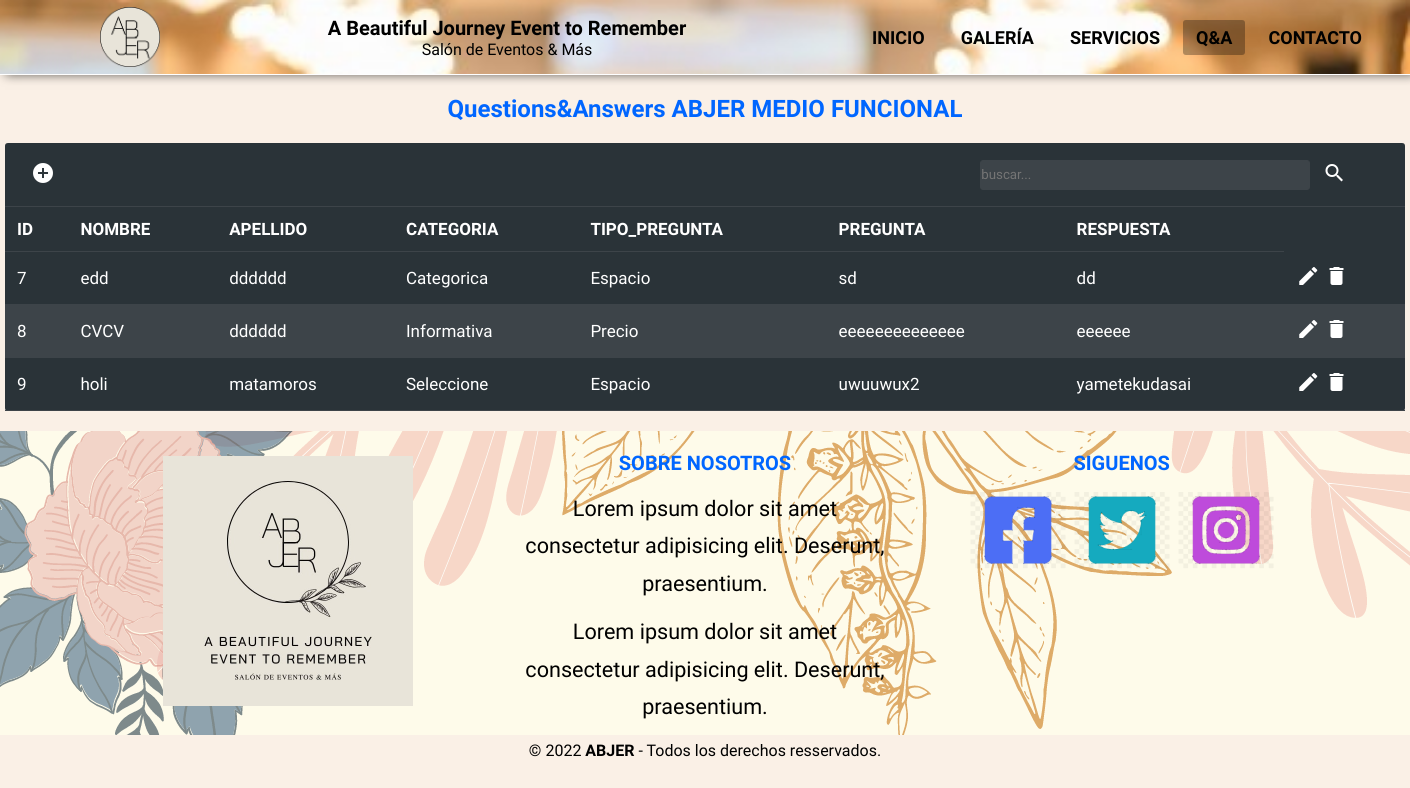
Page /index.php?c=qa&a=index&p=qa on the earlier database version.
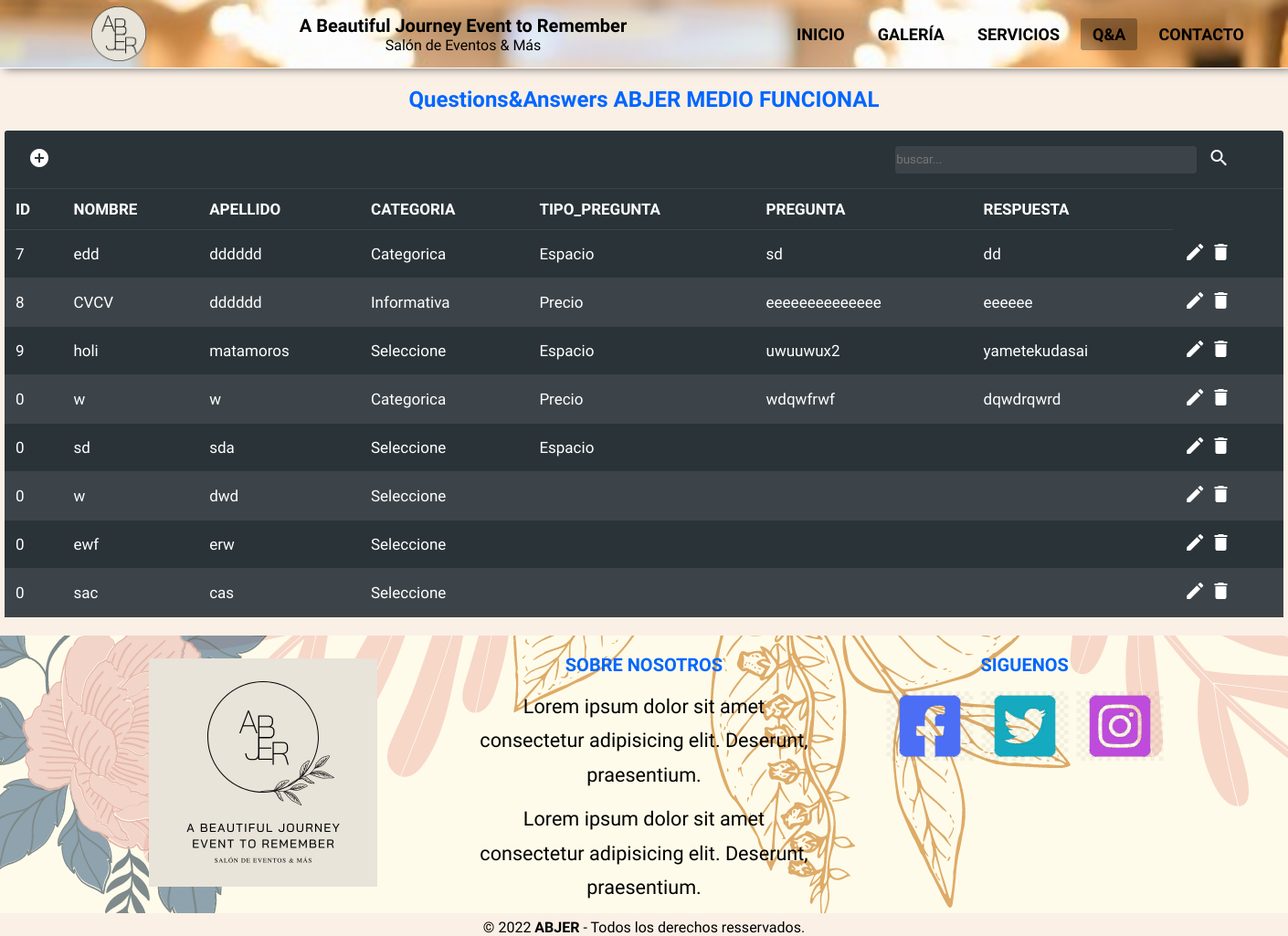
Same page on the later database version.
### tables this page shows
CREATE TABLE `formulario` (
  `nombre` varchar(50) NOT NULL,
  `apellidos` varchar(50) NOT NULL,
  `categoria` varchar(50) NOT NULL,
  `tipoPregunta` varchar(50) NOT NULL,
  `pregunta` varchar(50) NOT NULL,
  `respuesta` varchar(100) NOT NULL,
  `id` int(11) NOT NULL
);

### control/QaControl.php (called while the page is built, shortened)
<?php
    require_once 'model/dao/QADAO.php';
    class QaControl {
        private $model;
        public function __construct(){
            $this->model=new QADAO();
        }
        public function index(){
            $resultados=$this->model->listar();
            require_once 'visual/modulos/QAMatamoros/QA.list.php';
        }
    }

### control/FrontControlador.php (called while the page is built, shortened)
<?php
class FrontControlador {
    public function ruteo() {
        $funcion = (!empty($_REQUEST['f']))?htmlentities($_REQUEST['f']):FUNCION_PRINCIPAL;
        $cont = new $controlador();
        $cont->$funcion();
    }
}

### index.php (called while the page is built)
<?php
require_once 'control/FrontControlador.php';
$front = new FrontControlador();
$front->ruteo();

### config/Conexion.php (called while the page is built)
<?php
class Conexion {
    public static function getConexion() {
        $database_username = 'root';
        $database_password = '';
        $dbname = "bdevento";
        $dsn = 'mysql:host=localhost;dbname=' . $dbname;
        $conexion = null;
        try {
            $conexion = new PDO($dsn, $database_username, $database_password);
            $conexion->setAttribute(PDO::ATTR_ERRMODE, PDO::ERRMODE_EXCEPTION);
        } catch (Exception $e) {
            echo $e;
            die("error " . $e->getMessage());
        }
        return $conexion;
    }
}

### model/dao/QADAO.php (called while the page is built, shortened)
<?php
require_once 'config/Conexion.php';
class QADAO {
    private $con;
    public function __construct(){
        $this->con=Conexion::getConexion();
    }
    public function listar(){
        $sql = "select * from formulario";
        $stmt = $this->con->prepare($sql);
        $stmt->execute();
        $resultados = $stmt->fetchAll(PDO::FETCH_ASSOC);
        return $resultados;
    }
}

### visual/modulos/QAMatamoros/QA.list.php (the view)
<?php require_once 'visual/templates/templatesMatamoros/Header.php'; ?>
<h2>Questions&Answers ABJER MEDIO FUNCIONAL</h2>
<div class="datatable-container">
  <div class="header-tools">
    <div class="tools">
      <ul>
        <li>
          <a href="index.php?c=qa&f=nuevo">
            <button><i class="material-icons">add_circle</i></button>
          </a>
        </li>
      </ul>
    </div>
    <div class="search">
      <form action="index.php?c=qa&f=buscar" method="POST">
        <input class="search-input" type="text" name="busqueda" id="busqueda" placeholder="buscar..." />
        <button type="submit"><i class="material-icons">search</i></button>
      </form>
    </div>
  </div>
  <table class="datatable">
    <thead>
      <tr>
        <th>ID</th>
        <th>NOMBRE</th>
        <th>APELLIDO</th>
        <th>CATEGORIA</th>
        <th>TIPO_PREGUNTA</th>
        <th>PREGUNTA</th>
        <th>RESPUESTA</th>
      </tr>
    </thead>
    <tbody>
      <?php
            foreach ($resultados as $fila) {
            ?>
      <tr>
        <td><?php echo $fila['id'] ?></td>
        <td><?php echo $fila['nombre'] ?></td>
        <td><?php echo $fila['apellidos'] ?></td>
        <td><?php echo $fila['categoria'] ?></td>
        <td><?php echo $fila['tipoPregunta'] ?></td>
        <td><?php echo $fila['pregunta'] ?></td>
        <td><?php echo $fila['respuesta'] ?></td>
        <td>
          <a href="index.php?c=qa&f=editar&id=<?php echo  $fila['id']; ?>"><i class="material-icons">edit</i></a>
          <a onclick="if(!confirm('Esta seguro de eliminar?'))return false;"
            href="index.php?c=qa&f=eliminar&id=<?php echo  $fila['id']; ?>"><i class="material-icons">delete</i></a>
        </td>
      </tr>
      <?php  } ?>
    </tbody>
  </table>
</div>
<?php require_once 'visual/templates/templatesMatamoros/Footer.php'; ?>

### visual/templates/templatesMatamoros/Header.php (shortened to what this page needs)
<!DOCTYPE html>
<html lang="es">
  <head>
    <link rel="stylesheet" href="assets/css/style_master.css" />
    <link rel="stylesheet" href="assets/css/AlvearBilly.css" />
  </head>
  <body>
    <div class="agrupar">
      <header class="header">
        <nav class="menu">
          <img class="logo" src="assets/images/logo.png" alt="logo" />
          <aside>
            <h2 class="letra">A Beautiful Journey Event to Remember</h2>
            <span>Salón de Eventos & Más</span>
          </aside>
          <ul class="menu_items">
            <li>
              <a href="index.php?c=usuario&a=index&p=usuario"><strong class="peso">Inicio</strong></a>
            </li>
            <li>
              <a href="GonzalezEmily.html"><strong class="peso">Galería</strong></a>
            </li>
            <li>
              <a href="index.php?c=cotizar&a=index&p=cotizar"><strong class="peso">Servicios</strong></a>
            </li>
            <li class="active">
              <a href="index.php?c=qa&a=index&p=qa"><strong class="peso">Q&A</strong></a>
            </li>
            <li>
              <a href="index.php?c=contacto&a=index&p=contacto"><strong class="peso">Contacto</strong></a>
            </li>
          </ul>
        </nav>
      </header>

### visual/templates/templatesMatamoros/Footer.php
<footer class="pie-pagina">
  <div class="grupo-1">
    <div class="box">
      <figure>
        <a href="#">
          <img src="assets/images/icono.jpg" alt="logo" />
        </a>
      </figure>
    </div>
    <div class="box">
      <h2>SOBRE NOSOTROS</h2>
      <p>Lorem ipsum dolor sit amet consectetur adipisicing elit. Deserunt, praesentium.</p>
      <p>Lorem ipsum dolor sit amet consectetur adipisicing elit. Deserunt, praesentium.</p>
    </div>
    <div class="box">
      <h2>SIGUENOS</h2>
      <div class="red-social">
        <a href="https://www.facebook.com"
          ><img src="assets/images/face.png" alt="RF" height="80" width="100"
        /></a>
        <a href="https://twitter.com"
          ><img src="assets/images/tw.png" alt="RT" height="80" width="100"
        /></a>
        <a href="https://www.instagram.com"
          ><img src="assets/images/insta.png" alt="RC" height="80" width="100"
        /></a>
      </div>
    </div>
  </div>
  <div class="grupo-2">
    <small>&copy; 2022 <b>ABJER</b> - Todos los derechos resservados.</small>
  </div>
</footer>

### assets/css/style_master.css (style rules this page uses)
* { margin: 0; padding: 0; list-style: none; text-decoration: none; font-family: "Bai Jamjuree", sans-serif; }
body { background-color: linen; }
.agrupar { width: 100%; margin: auto; text-align: center; }
h2 { margin: 20px 0px; color: #0066ff; }
p { text-align: left; font-size: 135%; line-height: 175%; }
.menu { background-image: url("../images/Fevent.jpg"); background-size: cover; background-position: center; height: 75px; width: 100%; max-width: 1920px; display: flex; justify-content: space-between; align-items: center; border-bottom: 1px solid #fff; box-shadow: 5px 0 10px rgb(0, 0, 0, 0.6); font-weight: 300; text-align: center; }
.logo { height: 60px; padding-left: 100px; }
.letra { color: #000; font-size: 20px; font-weight: bold; text-align: center; align-items: center; justify-content: center; margin-bottom: 0; margin-top: 0; }
.peso { font-weight: bold; }
.menu_items { display: flex; list-style: none; margin-right: 30px; }
.menu_items li { border-radius: 3px; margin: 0 5px; }
.menu_items li a { padding: 7px 13px; text-decoration: none; font-size: 18px; display: block; text-transform: uppercase; color: #000; }
.menu_items li:hover, li.active { background-color: rgb(0, 0, 0, 0.3); transition: 0.4s; }
.pie-pagina { width: 100%; height: 19em; background-image: url(../images/fondo1.png); }
.grupo-1 { width: 100%; max-width: 1200px; text-align: center; justify-content: center; margin: auto; display: grid; grid-template-columns: repeat(3, 1fr); grid-gap: 50px; padding-bottom: 5px; }
.box figure { width: 100%; height: 100%; display: flex; justify-content: center; align-items: center; }
.box figure img { width: 250px; }
.box h2 { margin-bottom: 15px; font-size: 20px; }
.box p { margin-bottom: 10px; text-align: center; }
.grupo-2 { text-align: center; }
.grupo-2 small { font-size: 1rem; }

Differences in the rows shown:
added formulario: id "0", nombre "w", apellidos "w", categoria "Categorica", tipoPregunta "Precio", pregunta "wdqwfrwf", respuesta "dqwdrqwrd"
added formulario: id "0", nombre "sd", apellidos "sda", categoria "Seleccione", tipoPregunta "Espacio"
added formulario: id "0", nombre "w", apellidos "dwd", categoria "Seleccione"
added formulario: id "0", nombre "ewf", apellidos "erw", categoria "Seleccione"
added formulario: id "0", nombre "sac", apellidos "cas", categoria "Seleccione"
